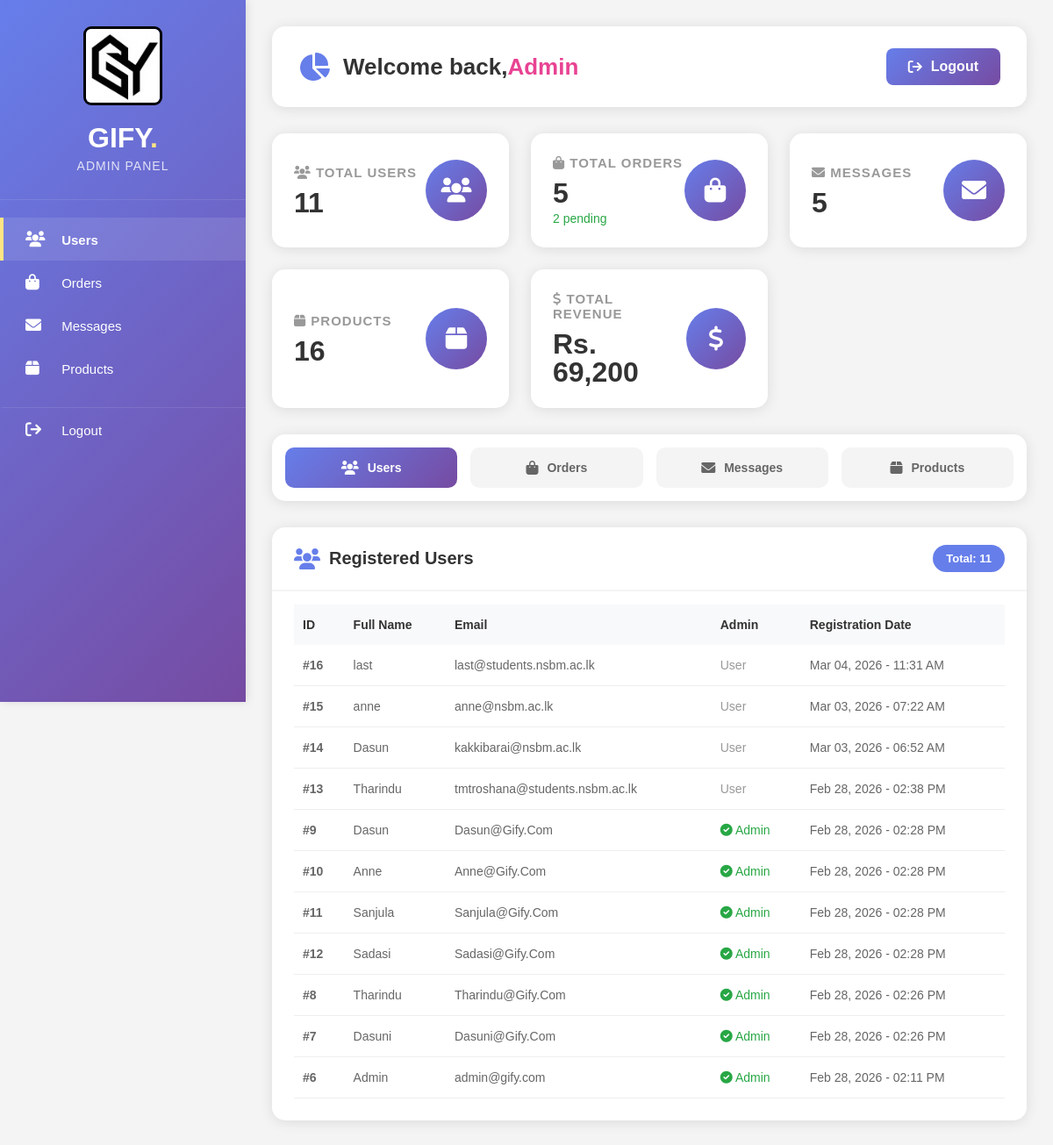
The page /admin/index.php (signed in) on the database as committed earlier.
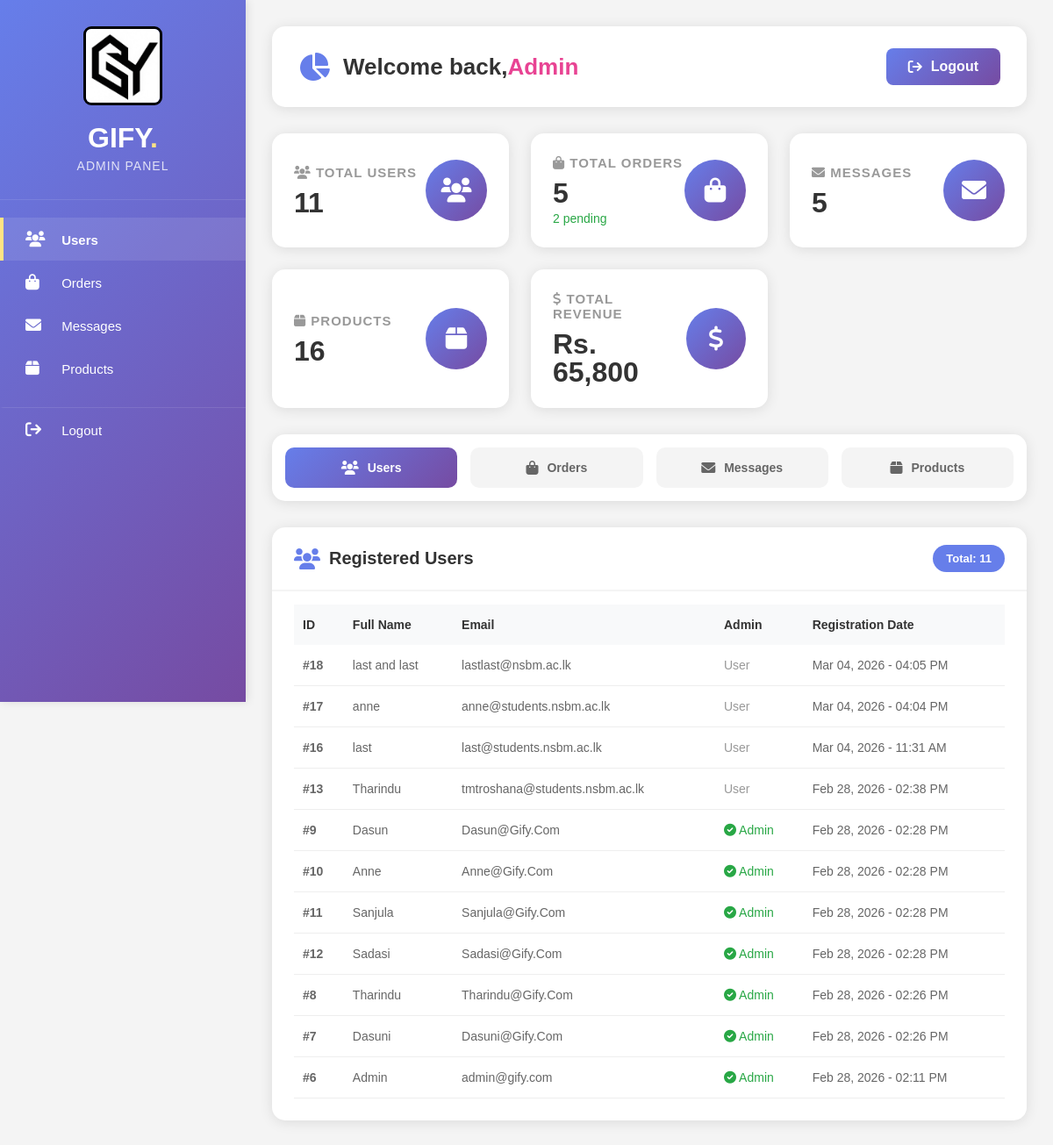
The same page on the database as committed later.
### tables this page shows
CREATE TABLE `users` (
  `id` int(11) NOT NULL,
  `full_name` varchar(100) NOT NULL,
  `email` varchar(100) NOT NULL,
  `password` varchar(255) NOT NULL,
  `created_at` timestamp NOT NULL DEFAULT current_timestamp(),
  `is_admin` tinyint(4) DEFAULT 0
);

### admin/index.php (the view, shortened to what this page needs)
<?php
require_once '../config/database.php';
$users_count = $pdo->query("SELECT COUNT(*) FROM users")->fetchColumn();
$messages_count = $pdo->query("SELECT COUNT(*) FROM contact_messages")->fetchColumn();
$products_count = $pdo->query("SELECT COUNT(*) FROM products")->fetchColumn();
$orders_count = $pdo->query("SELECT COUNT(*) FROM orders")->fetchColumn();
$pending_orders = $pdo->query("SELECT COUNT(*) FROM orders WHERE status = 'pending'")->fetchColumn();
$total_revenue = $pdo->query("SELECT SUM(total_amount) FROM orders WHERE status != 'cancelled'")->fetchColumn();
$users = $pdo->query("SELECT * FROM users ORDER BY created_at DESC")->fetchAll();
?>
<!DOCTYPE html>
<html>
<head>
    <link rel="stylesheet" href="https://cdnjs.cloudflare.com/ajax/libs/font-awesome/6.0.0/css/all.min.css">
</head>
<body>
    <div class="admin-container">
        <div class="sidebar">
            <div class="sidebar-header">
                <img src="../image/logo.jpeg" alt="GIFY Logo" class="logo-img">
                <h2>GIFY<span>.</span></h2>
                <p>ADMIN PANEL</p>
            </div>
            <div class="sidebar-menu">
                <a href="#" class="active" onclick="showTab('users'); return false;">
                    <i class="fas fa-users"></i> <span>Users</span>
                </a>
                <a href="#" onclick="showTab('orders'); return false;">
                    <i class="fas fa-shopping-bag"></i> <span>Orders</span>
                </a>
                <a href="#" onclick="showTab('messages'); return false;">
                    <i class="fas fa-envelope"></i> <span>Messages</span>
                </a>
                <a href="#" onclick="showTab('products'); return false;">
                    <i class="fas fa-box"></i> <span>Products</span>
                </a>
                <a href="logout.php" style="border-top: 1px solid rgba(255,255,255,0.1); margin-top: 20px;">
                    <i class="fas fa-sign-out"></i> <span>Logout</span>
                </a>
            </div>
        </div>
        <div class="main-content">
            <div class="header">
                <h1>
                    <i class="fas fa-chart-pie"></i>
                    Welcome back, <span>Admin</span>
                </h1>
                <a href="logout.php" class="logout-btn">
                    <i class="fas fa-sign-out"></i> Logout
                </a>
            </div>
            <div class="stats-grid">
                <div class="stat-card">
                    <div class="stat-info">
                        <h3><i class="fas fa-users"></i> Total Users</h3>
                        <div class="number"><?php echo $users_count; ?></div>
                    </div>
                    <div class="stat-icon">
                        <i class="fas fa-users"></i>
                    </div>
                </div>
                <div class="stat-card">
                    <div class="stat-info">
                        <h3><i class="fas fa-shopping-bag"></i> Total Orders</h3>
                        <div class="number"><?php echo $orders_count; ?></div>
                        <div class="small-text"><?php echo $pending_orders; ?> pending</div>
                    </div>
                    <div class="stat-icon">
                        <i class="fas fa-shopping-bag"></i>
                    </div>
                </div>
                <div class="stat-card">
                    <div class="stat-info">
                        <h3><i class="fas fa-envelope"></i> Messages</h3>
                        <div class="number"><?php echo $messages_count; ?></div>
                    </div>
                    <div class="stat-icon">
                        <i class="fas fa-envelope"></i>
                    </div>
                </div>
                <div class="stat-card">
                    <div class="stat-info">
                        <h3><i class="fas fa-box"></i> Products</h3>
                        <div class="number"><?php echo $products_count; ?></div>
                    </div>
                    <div class="stat-icon">
                        <i class="fas fa-box"></i>
                    </div>
                </div>
                <div class="stat-card">
                    <div class="stat-info">
                        <h3><i class="fas fa-dollar-sign"></i> Total Revenue</h3>
                        <div class="number">Rs. <?php echo number_format($total_revenue); ?></div>
                    </div>
                    <div class="stat-icon">
                        <i class="fas fa-dollar-sign"></i>
                    </div>
                </div>
            </div>
            <div class="tab-navigation">
                <button class="tab-btn active" onclick="showTab('users')">
                    <i class="fas fa-users"></i> Users
                </button>
                <button class="tab-btn" onclick="showTab('orders')">
                    <i class="fas fa-shopping-bag"></i> Orders
                </button>
                <button class="tab-btn" onclick="showTab('messages')">
                    <i class="fas fa-envelope"></i> Messages
                </button>
                <button class="tab-btn" onclick="showTab('products')">
                    <i class="fas fa-box"></i> Products
                </button>
            </div>
            <div id="users" class="content-card active">
                <div class="card-header">
                    <h2><i class="fas fa-users"></i> Registered Users</h2>
                    <span class="badge">Total: <?php echo $users_count; ?></span>
                </div>
                <div class="table-responsive">
                    <table>
                        <thead>
                            <tr>
                                <th>ID</th>
                                <th>Full Name</th>
                                <th>Email</th>
                                <th>Admin</th>
                                <th>Registration Date</th>
                            </tr>
                        </thead>
                        <tbody>
                            <?php if(empty($users)): ?>
                            <tr>
                                <td colspan="5" class="empty-state">
                                    <i class="fas fa-users"></i>
                                    <p>No users registered yet</p>
                                </td>
                            </tr>
                            <?php else: ?>
                                <?php foreach($users as $user): ?>
                                <tr>
                                    <td><strong>#<?php echo $user['id']; ?></strong></td>
                                    <td><?php echo htmlspecialchars($user['full_name']); ?></td>
                                    <td><?php echo htmlspecialchars($user['email']); ?></td>
                                    <td>
                                        <?php if($user['is_admin']): ?>
                                            <span style="color: #28a745;"><i class="fas fa-check-circle"></i> Admin</span>
                                        <?php else: ?>
                                            <span style="color: #999;">User</span>
                                        <?php endif; ?>
                                    </td>
                                    <td><?php echo date('M d, Y - h:i A', strtotime($user['created_at'])); ?></td>
                                </tr>
                                <?php endforeach; ?>
                            <?php endif; ?>
                        </tbody>
                    </table>
                </div>
            </div>
        </div>
    </div>
</body>
</html>

### admin/index.php (style rules this page uses)
* { margin: 0; padding: 0; box-sizing: border-box; font-family: 'Poppins', sans-serif; }
body { background: #f4f4f4; }
.admin-container { display: flex; min-height: 100vh; }
.sidebar { width: 280px; background: linear-gradient(135deg, #667eea 0%, #764ba2 100%); color: white; position: fixed; height: 100vh; overflow-y: auto; box-shadow: 2px 0 10px rgba(0,0,0,0.1); }
.sidebar-header .logo-img { width: 90px; height: 90px; border-radius: 10%; object-fit: cover; border: 3px solid #000000; margin-bottom: 15px; }
.sidebar-header { padding: 30px 20px; text-align: center; border-bottom: 1px solid rgba(255,255,255,0.1); }
.sidebar-header h2 { font-size: 32px; margin-bottom: 5px; font-weight: 700; }
.sidebar-header h2 span { color: #ffe484; }
.sidebar-header p { font-size: 14px; opacity: 0.8; letter-spacing: 1px; }
.sidebar-menu { padding: 20px 0; }
.sidebar-menu a { display: block; padding: 15px 25px; color: white; text-decoration: none; transition: all 0.3s; border-left: 4px solid transparent; font-size: 15px; }
.sidebar-menu a i { margin-right: 12px; width: 25px; font-size: 18px; }
.sidebar-menu a.active { background: rgba(255,255,255,0.1); border-left-color: #ffe484; font-weight: 600; }
.main-content { flex: 1; margin-left: 280px; padding: 30px; }
.header { background: white; padding: 25px 30px; border-radius: 15px; box-shadow: 0 2px 15px rgba(0,0,0,0.1); display: flex; justify-content: space-between; align-items: center; margin-bottom: 30px; }
.header h1 { font-size: 26px; color: #333; display: flex; align-items: center; }
.header h1 i { color: #667eea; margin-right: 15px; font-size: 32px; }
.header h1 span { color: #e84393; font-weight: 700; }
.logout-btn { background: linear-gradient(135deg, #667eea 0%, #764ba2 100%); color: white; padding: 12px 25px; border-radius: 8px; text-decoration: none; font-weight: 600; transition: all 0.3s; display: flex; align-items: center; gap: 10px; }
.stats-grid { display: grid; grid-template-columns: repeat(auto-fit, minmax(240px, 1fr)); gap: 25px; margin-bottom: 30px; }
.stat-card { background: white; padding: 25px; border-radius: 15px; box-shadow: 0 2px 15px rgba(0,0,0,0.1); display: flex; align-items: center; justify-content: space-between; transition: all 0.3s; }
.stat-info h3 { font-size: 15px; color: #999; margin-bottom: 10px; text-transform: uppercase; letter-spacing: 1px; }
.stat-info .number { font-size: 32px; font-weight: 700; color: #333; line-height: 1; }
.stat-info .small-text { font-size: 14px; color: #28a745; margin-top: 5px; }
.stat-icon { width: 70px; height: 70px; background: linear-gradient(135deg, #667eea 0%, #764ba2 100%); border-radius: 50%; display: flex; align-items: center; justify-content: center; color: white; font-size: 28px; }
.tab-navigation { background: white; border-radius: 15px; padding: 15px; box-shadow: 0 2px 15px rgba(0,0,0,0.1); margin-bottom: 30px; display: flex; gap: 15px; flex-wrap: wrap; }
.tab-btn { padding: 15px 25px; border: none; border-radius: 10px; font-size: 14px; font-weight: 600; cursor: pointer; transition: all 0.3s; display: flex; align-items: center; gap: 10px; background: #f4f4f4; color: #666; flex: 1; justify-content: center; }
.tab-btn i { font-size: 16px; }
.tab-btn.active { background: linear-gradient(135deg, #667eea 0%, #764ba2 100%); color: white; }
.content-card { background: white; border-radius: 15px; box-shadow: 0 2px 15px rgba(0,0,0,0.1); overflow: hidden; display: none; }
.content-card.active { display: block; animation: slideIn 0.3s ease; }
.card-header { padding: 20px 25px; border-bottom: 2px solid #f4f4f4; display: flex; justify-content: space-between; align-items: center; flex-wrap: wrap; gap: 15px; }
.card-header h2 { font-size: 20px; color: #333; display: flex; align-items: center; gap: 10px; }
.card-header h2 i { color: #667eea; font-size: 24px; }
.card-header .badge { background: #667eea; color: white; padding: 8px 15px; border-radius: 20px; font-size: 13px; font-weight: 600; }
.table-responsive { overflow-x: auto; padding: 0 25px 25px 25px; }
table { width: 100%; border-collapse: collapse; margin-top: 15px; }
th { text-align: left; padding: 15px 10px; background: #f8f9fa; color: #333; font-weight: 600; font-size: 14px; white-space: nowrap; }
td { padding: 15px 10px; border-bottom: 1px solid #eee; color: #666; font-size: 14px; }

Rows that differ between the two databases and show on the page:
removed users: id "15", full_name "anne", email "anne@nsbm.ac.lk", is_admin "User", created_at "Mar 03, 2026 - 07:22 AM"
removed users: id "14", full_name "Dasun", email "kakkibarai@nsbm.ac.lk", is_admin "User", created_at "Mar 03, 2026 - 06:52 AM"
added users: id "18", full_name "last and last", email "lastlast@nsbm.ac.lk", is_admin "User", created_at "Mar 04, 2026 - 04:05 PM"
added users: id "17", full_name "anne", email "anne@students.nsbm.ac.lk", is_admin "User", created_at "Mar 04, 2026 - 04:04 PM"
Other text that changed with them:
$total_revenue: "69,200" → "65,800"
